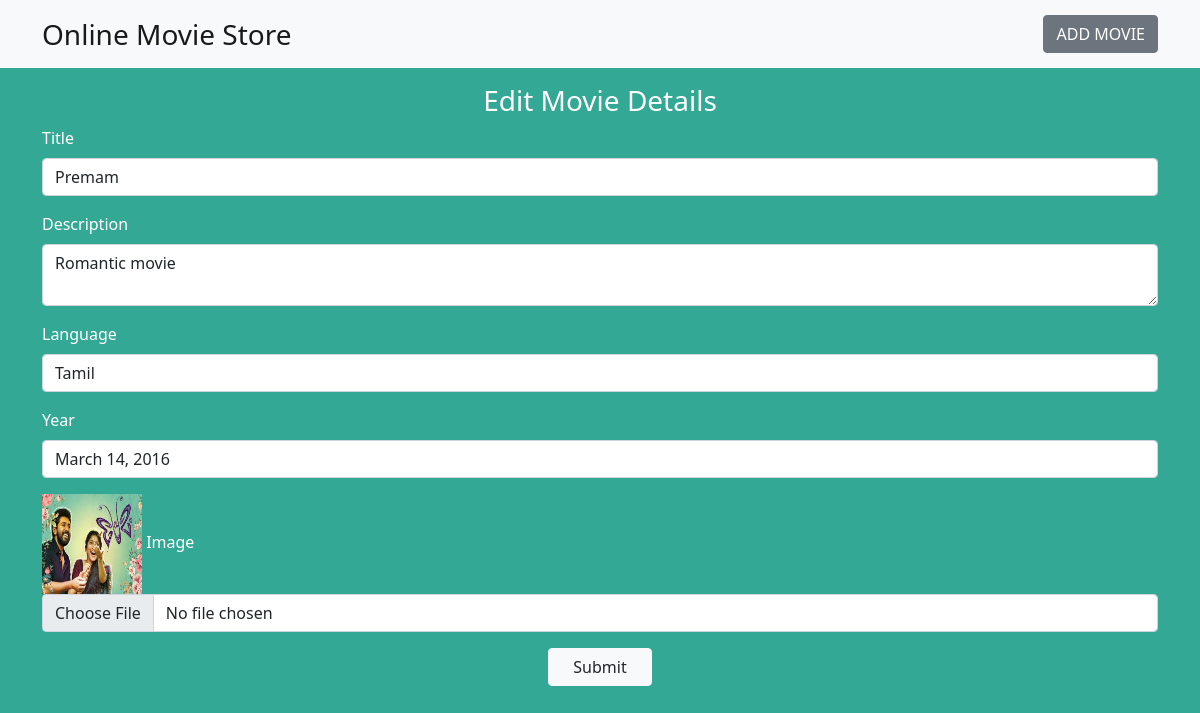
Screenshot of /edit/1 with the database file from the repository.
### onlinemovie/models.py (models this page shows)
class Movie(models.Model):  #Database model definition
    title = models.CharField(max_length=20)
    description = models.TextField()
    language = models.CharField(max_length=20)
    year = models.DateField()
    image = models.ImageField(upload_to="images")

### onlinemovie/views.py (the view, shortened to what this page needs)
# urls.py: path('edit/<int:p>',views.update,name="edit"),
def update(request,p):  #detail page
    m=Movie.objects.get(id=p)
    context = {'movie': m}
    return render(request, 'edit.html', context)

### templates/edit.html (shortened to what this page needs)
{% extends 'base.html' %}
{% load static %}
{% block content %}
<div class="container mt-3 mx-auto">
<h3 class="text-center">Edit Movie Details</h3>
<form method="POST" enctype="multipart/form-data">
    <div class="mb-3">
  <label class="form-label">Title</label>
  <input type="text" class="form-control" name="ti" value="{{movie.title}}" placeholder="Title">
</div>
    <div class="mb-3">
  <label class="form-label">Description</label>
  <textarea class="form-control" name="d" >{{movie.description}}</textarea>
</div>
    <div class="mb-3">
  <label  class="form-label">Language</label>
  <input type="text" class="form-control" name="la" value="{{movie.language}}" placeholder="Language">
</div>
    <div class="mb-3">
  <label  class="form-label">Year</label>
  <input type="text" class="form-control" name="yr" value="{{movie.year}}" placeholder="Year">
</div>
    <div class="mb-3">
        <img src="{{movie.image.url}}" height="100px" width="100px">
  <label  class="form-label">Image</label>
  <input type="file" class="form-control" name="im" >
</div>
    <div class="mb-3 text-center">
    <input type="submit" class="btn btn-light text-dark px-4">
  </div>
</form>
    </div>
{% endblock %}

### static/css/s.css (style rules this page uses)
body { background-color:#32a895; color:white; }

### rows the page displays
Movie: ti "Premam", d "Romantic movie", la "Tamil", yr "March 14, 2016", image (picture)
